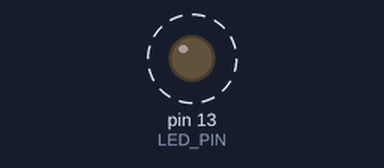
Bench run of a sketch on a simulated Arduino Uno, built with avr-gcc and run on an emulated ATmega328P. Shown: output pins drawn as LEDs (lit = HIGH). Dashed ring = blinking. What the sketch prints to the serial monitor is not drawn.

Above: at 0.5 s.
Timing chart, 0 to 4.6 s (numbered marks = the images above):
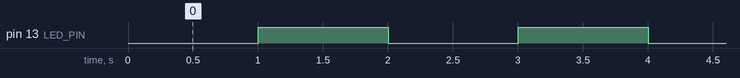

The sketch:

A.ino
```cpp
/*
---------------------------------------------------------------
Part A: LED Blinking using Timer Interrupt (1 Hz)
Board: Arduino Uno / Mega
Library: TimerOne.h
---------------------------------------------------------------
*/

#include <TimerOne.h>

const int LED_PIN = 13;

void setup() {
  pinMode(LED_PIN, OUTPUT);
  Serial.begin(9600);
  Serial.println("Timer interrupt blinking started...");

  // Initialize Timer1 to overflow every 1 second (1,000,000 µs)
  Timer1.initialize(1000000);
  Timer1.attachInterrupt(toggleLED);  // Attach ISR
}

void toggleLED() {
  digitalWrite(LED_PIN, !digitalRead(LED_PIN)); // Toggle LED state
  // ⚠ Avoid Serial.print() or delay() inside ISR
}

void loop() {
  // The LED keeps blinking independently of main loop
  Serial.println("Main loop running...");
  delay(1000);
}
```

Measured:
- by itself, pin 13 (LED_PIN): alternates HIGH for 1.0 s and LOW for 1.0 s
